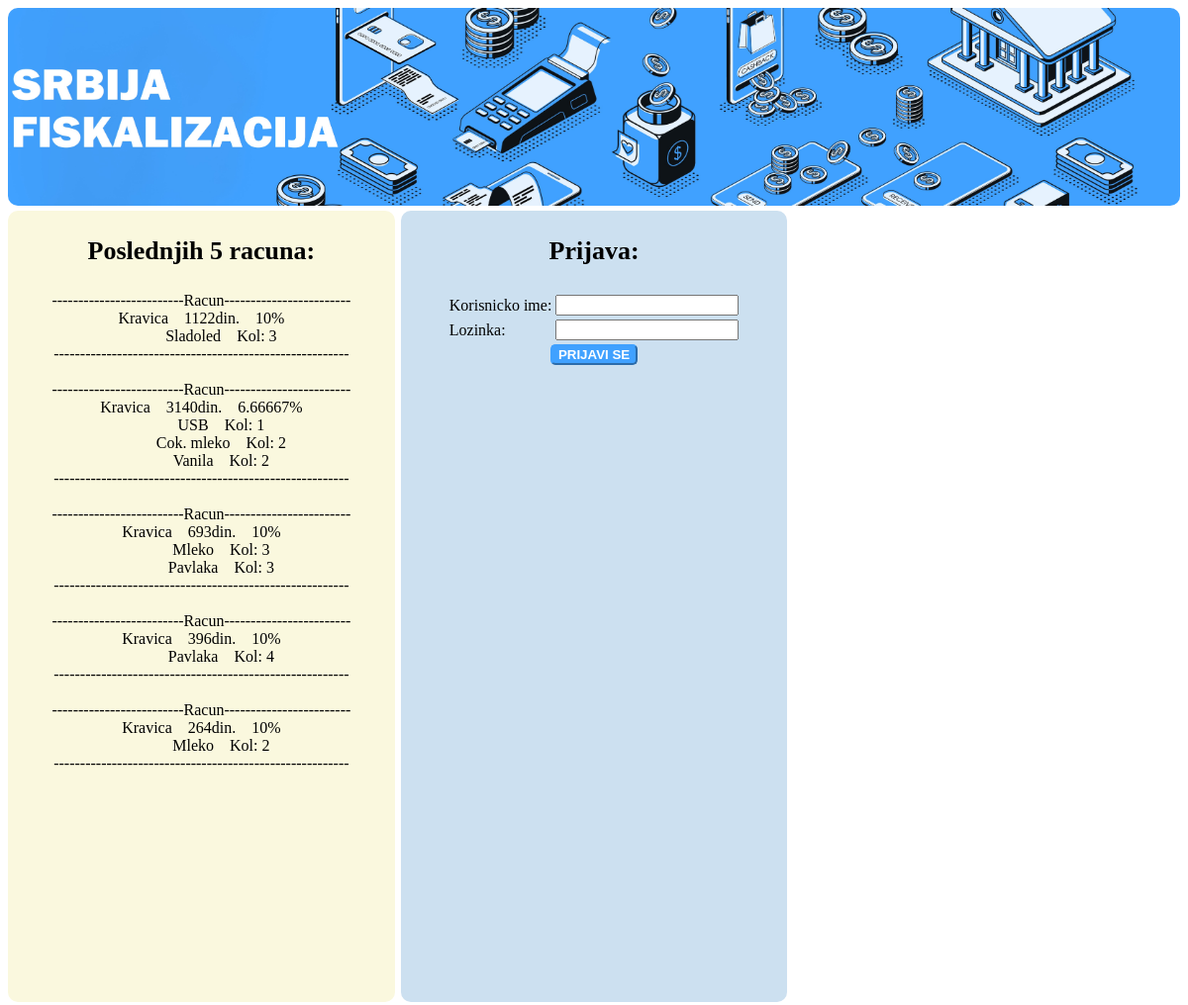
Before: / (upper part) with the older database file.
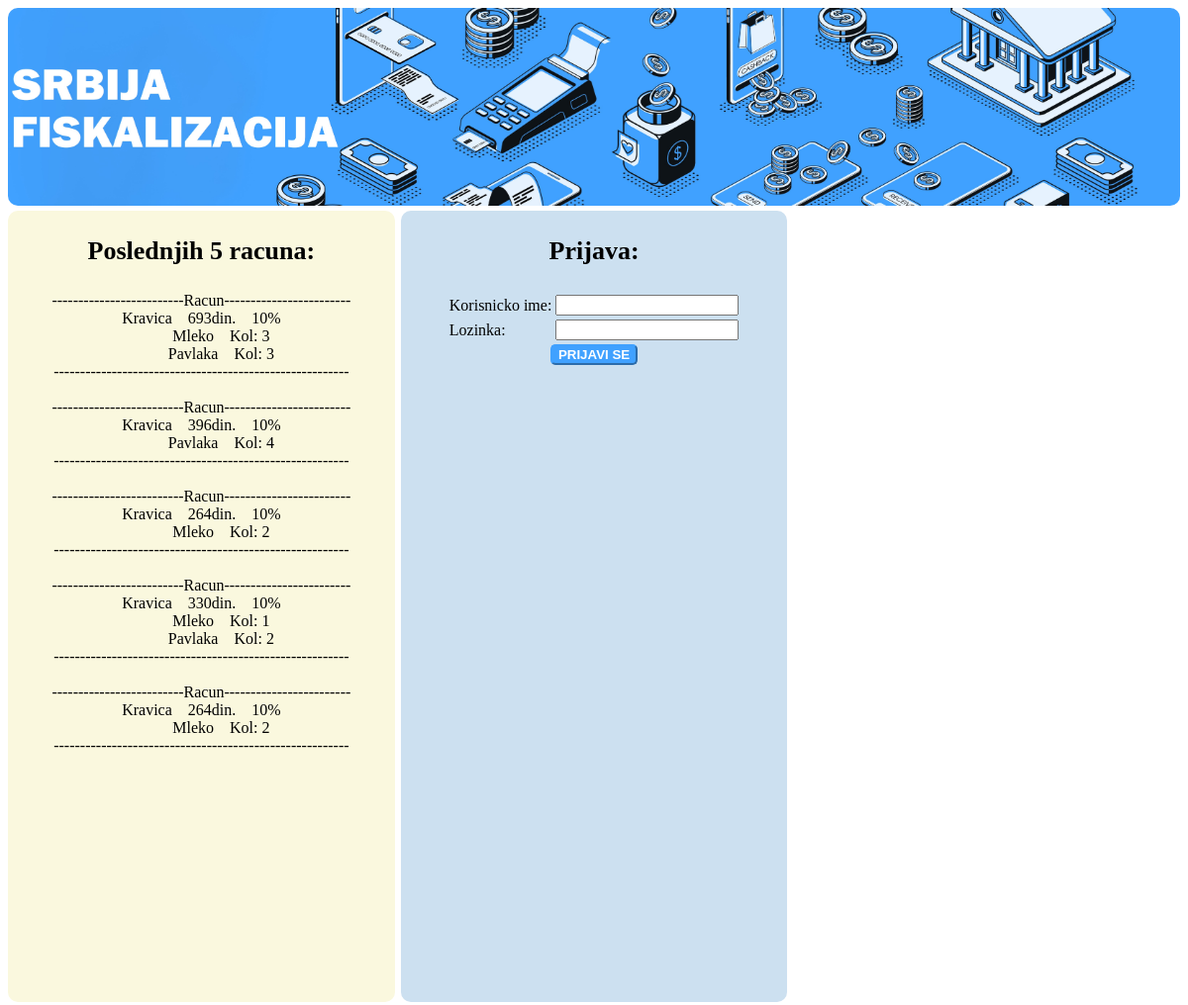
After: the same page with the newer database file.
### tables this page shows
CREATE TABLE IF NOT EXISTS `racun` (
  `id_racuna` int(11) NOT NULL AUTO_INCREMENT,
  `id_preduzeca` int(11) NOT NULL,
  `iznos_racuna` float NOT NULL,
  `iznos_poreza` float NOT NULL,
  `licna_karta` varchar(10) DEFAULT NULL,
  `ime` varchar(40) DEFAULT NULL,
  `prezime` varchar(40) DEFAULT NULL,
  `broj_racuna` int(11) DEFAULT NULL,
  `narucilac` int(11) DEFAULT NULL,
  `datum` datetime NOT NULL,
  PRIMARY KEY (`id_racuna`),
  KEY `id_preduzeca` (`id_preduzeca`),
  KEY `narucilac` (`narucilac`)
);

CREATE TABLE IF NOT EXISTS `preduzece` (
  `korisnicko_ime` varchar(40) NOT NULL,
  `id_preduzeca` int(11) NOT NULL AUTO_INCREMENT,
  `naziv` varchar(30) NOT NULL,
  `drzava` varchar(30) NOT NULL,
  `grad` varchar(30) NOT NULL,
  `postanski_broj` varchar(10) NOT NULL,
  `ulica_broj` varchar(40) NOT NULL,
  `pib` varchar(9) NOT NULL,
  `maticni_broj` varchar(8) NOT NULL,
  `broj_objekata` int(11) DEFAULT NULL,
  `broj_delatnosti` int(11) DEFAULT NULL,
  `broj_ziro_racuna` int(11) DEFAULT NULL,
  `pdv` tinyint(4) DEFAULT NULL COMMENT '0-nije, 1-jeste pdv',
  PRIMARY KEY (`korisnicko_ime`),
  KEY `id_preduzeca` (`id_preduzeca`)
);

CREATE TABLE IF NOT EXISTS `roba_sa_racuna` (
  `id_rsr` int(11) NOT NULL AUTO_INCREMENT,
  `id_racuna` int(11) NOT NULL,
  `id_artikla` int(11) NOT NULL,
  `kolicina` int(11) NOT NULL,
  PRIMARY KEY (`id_rsr`),
  KEY `id_racuna` (`id_racuna`),
  KEY `id_artikla` (`id_artikla`)
);

CREATE TABLE IF NOT EXISTS `artikal` (
  `id_artikla` int(11) NOT NULL AUTO_INCREMENT,
  `sifra` varchar(20) NOT NULL,
  `naziv` varchar(40) NOT NULL,
  `jedinica_mere` varchar(20) NOT NULL,
  `poreska_stopa` varchar(20) NOT NULL,
  `zemlja_porekla` varchar(100) DEFAULT NULL,
  `strani_naziv` varchar(40) DEFAULT NULL,
  `barkod` varchar(20) DEFAULT NULL,
  `carinska_tarifa` float DEFAULT NULL,
  `eko_taksa` tinyint(4) DEFAULT NULL COMMENT 'da/ne',
  `akciza` tinyint(4) DEFAULT NULL COMMENT 'da/ne',
  `min_zalihe` int(11) DEFAULT NULL,
  `max_zalihe` int(11) DEFAULT NULL,
  `opis` varchar(100) DEFAULT NULL,
  `deklaracija` varchar(40) DEFAULT NULL,
  `slika` varchar(50) DEFAULT NULL,
  `nabavna_cena` float NOT NULL,
  `prodajna_cena` float NOT NULL,
  `lager` int(11) NOT NULL,
  `kategorija` int(11) DEFAULT NULL,
  `id_objekta` int(11) NOT NULL,
  `id_preduzeca` int(11) NOT NULL,
  PRIMARY KEY (`id_artikla`),
  KEY `kategorija` (`kategorija`),
  KEY `naziv_objekta` (`id_objekta`),
  KEY `id_objekta` (`id_objekta`),
  KEY `id_preduzeca` (`id_preduzeca`)
);

### index.php (the view, shortened to what this page needs)
<!DOCTYPE html>
<html>
<head>
    <link rel="stylesheet" type="text/css" href="stilovi.css" />
</head>
<body>
    <?php
    require_once('dbconnection.php');
    ?>
    <?php
    require_once('header_div.php');
    ?>
    <div id="container">
        <div id="left_index">
            <p id="center">Poslednjih 5 racuna:</p>
            <div id="center">
                <dl>
                    <?php
                    $result8 = mysqli_query($con, "SELECT * FROM racun ORDER BY id_racuna DESC LIMIT 5");
                    if (mysqli_num_rows($result8) > 0) {
                        while ($row8 = mysqli_fetch_array($result8)) {
                            $result9 = mysqli_query($con, "SELECT * FROM preduzece WHERE id_preduzeca = '" . $row8['id_preduzeca'] . "'");
                            $row9 = mysqli_fetch_array($result9);
                    ?>
                            <dt>-------------------------Racun------------------------</dt>
                            <dt>
                                <?php echo $row9['naziv']; ?> &nbsp;&nbsp;
                                <?php echo $row8['iznos_racuna']; ?>din. &nbsp;&nbsp;
                                <?php echo $row8['iznos_poreza']; ?>%
                            </dt>
                            <?php
                            $res3 = mysqli_query($con, "SELECT * FROM roba_sa_racuna WHERE id_racuna = '" . $row8['id_racuna'] . "'");
                            if (mysqli_num_rows($res3) > 0) {
                                while ($rw3 = mysqli_fetch_array($res3)) {
                                    $res4 = mysqli_query($con, "SELECT * FROM artikal WHERE id_artikla = '" . $rw3['id_artikla'] . "'");
                                    $rw4 = mysqli_fetch_array($res4);
                            ?>
                                    <dd>
                                        <?php echo $rw4['naziv']; ?> &nbsp;&nbsp;
                                        Kol: <?php echo $rw3['kolicina']; ?>
                                    </dd>
                            <?php
                                }
                            }
                            ?>
                            <dt>--------------------------------------------------------</dt>
                            <dt><br /></dt>
                    <?php
                        }
                    }
                    ?>
                </dl>
            </div>
        </div>
        <div id="center_index">
            <p id="center">Prijava:</p>
            <form name="prijava" method="POST">
                <table id="tabela_1">
                    <tr>
                        <td>Korisnicko ime:</td>
                        <td>
                            <input type="text" name="korisnicko_ime" value="<?php if (isset($_SESSION['ime'])) {
                                                                                echo $_SESSION['ime'];
                                                                            } else {
                                                                                echo "";
                                                                            } ?>">
                        </td>
                    </tr>
                    <tr>
                        <td>Lozinka:</td>
                        <td><input type="password" name="lozinka"></td>
                    </tr>
                    <tr>
                        <td colspan="2" id="center">
                            <input type="submit" id="dugme_1" name="prijava" value="PRIJAVI SE">
                        </td>
                    </tr>
                </table>
            </form>
        </div>
    </div>
</body>
</html>

Changed rows visible on the page:
removed racun: preduzece.naziv "Kravica", iznos_racuna "1122", iznos_poreza "10"
removed roba_sa_racuna: id_artikla.naziv "Sladoled", kolicina "3", shown under "Kravica"
removed racun: preduzece.naziv "Kravica", iznos_racuna "3140", iznos_poreza "6.66667"
removed roba_sa_racuna: id_artikla.naziv "USB", kolicina "1", shown under "Kravica"
removed roba_sa_racuna: id_artikla.naziv "Cok. mleko", kolicina "2", shown under "Kravica"
removed roba_sa_racuna: id_artikla.naziv "Vanila", kolicina "2", shown under "Kravica"
now on this page (row unchanged): racun: preduzece.naziv "Kravica", iznos_racuna "330", iznos_poreza "10"
now on this page (row unchanged): roba_sa_racuna: id_artikla.naziv "Mleko", kolicina "1", shown under "Kravica"
now on this page (row unchanged): roba_sa_racuna: id_artikla.naziv "Pavlaka", kolicina "2", shown under "Kravica"
now on this page (row unchanged): racun: preduzece.naziv "Kravica", iznos_racuna "264", iznos_poreza "10"
now on this page (row unchanged): roba_sa_racuna: id_artikla.naziv "Mleko", kolicina "2", shown under "Kravica"
